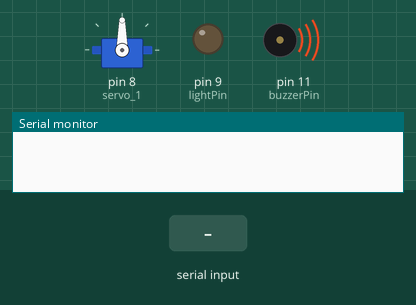
Recording of a sketch running on a simulated Arduino Uno, built with avr-gcc and run on an emulated ATmega328P. Parts: servo, output pins drawn as LEDs (lit = HIGH), buzzer (waves = sounding, pin HIGH), the last lines printed to the serial monitor. The inputs (shaded band) are chosen by the test bench.

Above: at 0.01 s.
At 1.5 s:
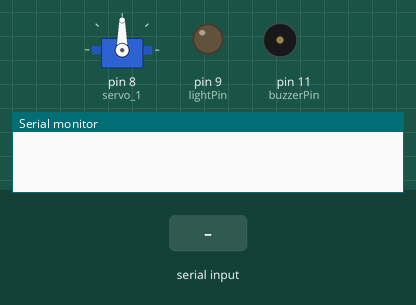
1.6 s: "s01" received over Serial
At 2.4 s:
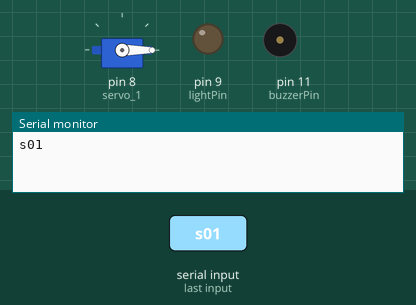
3.2 s: "l01" received over Serial
4.8 s: "90,45\n" received over Serial
Timing chart, 0 to 7.8 s (numbered marks = the images above; inputs shaded):
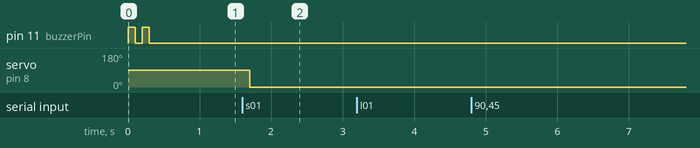

Measured:
- after the input at 1.6 s, servo on pin 8 (servo_1): 90° → 0° after 0.10 s

The sketch:

test_2.ino
```cpp
#include <Servo.h>

int buzzerPin = 11;
int lightPin = 9;
Servo servo_1;
void setup() {
  // put your setup code here, to run once:
  pinMode(buzzerPin, OUTPUT);
  pinMode(lightPin, OUTPUT);
  servo_1.attach(8);

  Serial.begin(9600);

  startupSound();
}

void loop() {
  // put your main code here, to run repeatedly:
  statusManager();
  delay(100);
 }
int statusManager(){
   // CHeck to see if Serial data is being received
  if (Serial.available() > 0) {

    // Create a new string variable to receive Serial data
    String receivedString = "";
    String mod = "";
    String st = "";

    // Loop through received data and append to the receivedString variable
    while (Serial.available() > 0) {
      receivedString += char(Serial.read ());
    }

    // Print received Serial data
    Serial.println(receivedString);
      mod = receivedString.substring(0,3);
      st = receivedString.substring(4);

      if(mod == "l01" && st == "1"){
        digitalWrite(lightPin,HIGH);
      }else if(mod == "l01" && st == "0"){
        digitalWrite(lightPin,LOW);
      }else if(mod == "s01"){
        servo_1.write(st.toInt());
      }

  }
}

int startupSound(){

  digitalWrite(buzzerPin, HIGH);
  delay(100);
  digitalWrite(buzzerPin, LOW);
  delay(100);
  digitalWrite(buzzerPin, HIGH);
  delay(100);
  digitalWrite(buzzerPin, LOW);
}
```
